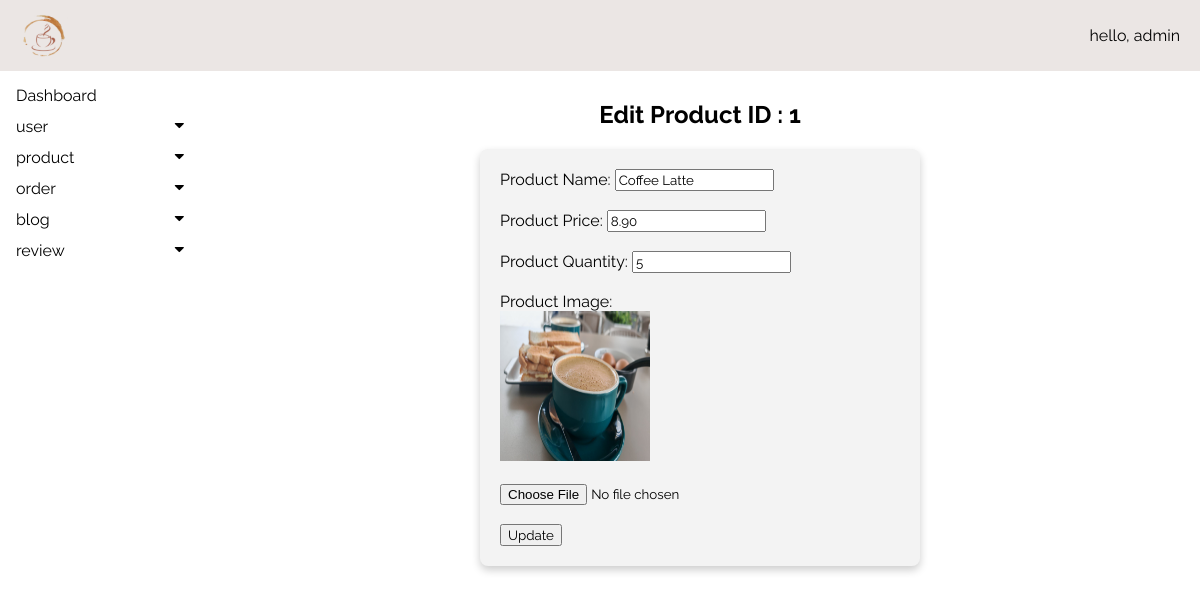
/admin/modules/products/editProduct.php?id=1, run on the app's committed database.
### tables this page shows
CREATE TABLE `product` (
  `productID` int(11) NOT NULL,
  `productName` varchar(100) NOT NULL,
  `productImg` varchar(100) NOT NULL,
  `categoryID` int(11) NOT NULL,
  `productQty` int(11) NOT NULL,
  `productPrice` decimal(8,2) NOT NULL
);

### admin/modules/products/editProduct.php (the view, shortened to what this page needs)
<?php
include("../../config/config.php");
if (isset($_GET['id'])) {
    $productID = intval($_GET['id']);
    $sql = "SELECT * FROM product WHERE productID = ?";
    $stmt = mysqli_prepare($conn, $sql);
    mysqli_stmt_bind_param($stmt, "i", $productID);
    mysqli_stmt_execute($stmt);
    $result = mysqli_stmt_get_result($stmt);
    if ($row = mysqli_fetch_assoc($result)) {
        $productName = $row['productName'];
        $productPrice = $row['productPrice'];
        $productQty = $row['productQty'];
        $productImg = $row['productImg'];
    } else {
        echo "Product not found.";
        exit;
    }
} else {
    echo "Invalid request.";
    exit;
}
?>
<!DOCTYPE html>
<html lang="en">
<head>
    <link rel="stylesheet" href="https://cdnjs.cloudflare.com/ajax/libs/font-awesome/4.7.0/css/font-awesome.min.css">
    <link rel="stylesheet" type="text/css" href="<?php echo ADMIN_BASE_URL; ?>/css/admin.css">
</head>
<body>
    <div class="topNav">
        <div class="logo-container">
            <a href="http://localhost/ppms/admin/"><img src="http://localhost/ppms/img/icon.png" alt="logo"
                    class="logo"></a>
        </div>
        <div>
            <p>hello, admin</p>
        </div>
    </div>
    <?php include("../../includes/sideNav.php") ?>
    <div class="main">
        <h2 style="text-align: center;">Edit Product ID : <?= $productID ?></h2>
        <div class="rowform">
            <form action="" method="POST" enctype="multipart/form-data">
                <label for="productName">Product Name:</label>
                <input type="text" id="productName" name="productName" value="<?= htmlspecialchars($productName) ?>"
                    required><br><br>
                <label for="productPrice">Product Price:</label>
                <input type="text" id="productPrice" name="productPrice" value="<?= htmlspecialchars($productPrice) ?>"
                    required><br><br>
                <label for="productQty">Product Quantity:</label>
                <input type="text" id="productQty" name="productQty" value="<?= htmlspecialchars($productQty) ?>"
                    required><br><br>
                <label for="prod_image">Product Image:</label><br>
                <img src="<?= BASE_URL . '/' . htmlspecialchars($productImg) ?>"
                    style="width:150px;height:150px;text-align: center;"><br><br>
                <input type="file" id="productImg" name="productImg" accept="image/*"><br><br>
                <button type="submit">Update</button>
            </form>
        </div>
    </div>
</body>
</html>

### admin/css/admin.css (style rules this page uses)
body { font-family: "Raleway", sans-serif; margin: 0; padding: 0; background-color: white; }
.topNav { display: flex; justify-content: space-between; align-items: center; background-color:#ebe6e4; color: black; padding: 10px 20px; position: fixed; top: 0; left: 0; width: 100%; z-index: 2; box-sizing: border-box; }
.topNav img { height: 50px; }
.topNav a { color: black; text-decoration: none; font-size: 16px; display: flex; align-items: center; }
.main { margin-top: 70px; margin-left: 200px; padding: 10px 10px; }
input, textarea, select, select option, button { font-family: "Raleway", sans-serif; }
.rowform { max-width: 400px; padding: 20px; background-color: #f3f3f3; border-radius: 8px; box-shadow: 0 4px 8px rgba(0, 0, 0, 0.2); margin: auto; }

### data on the page
product: productName "Coffee Latte", productPrice "8.90", productQty "5", productImg (picture)

### other printed values
$productID "1"
